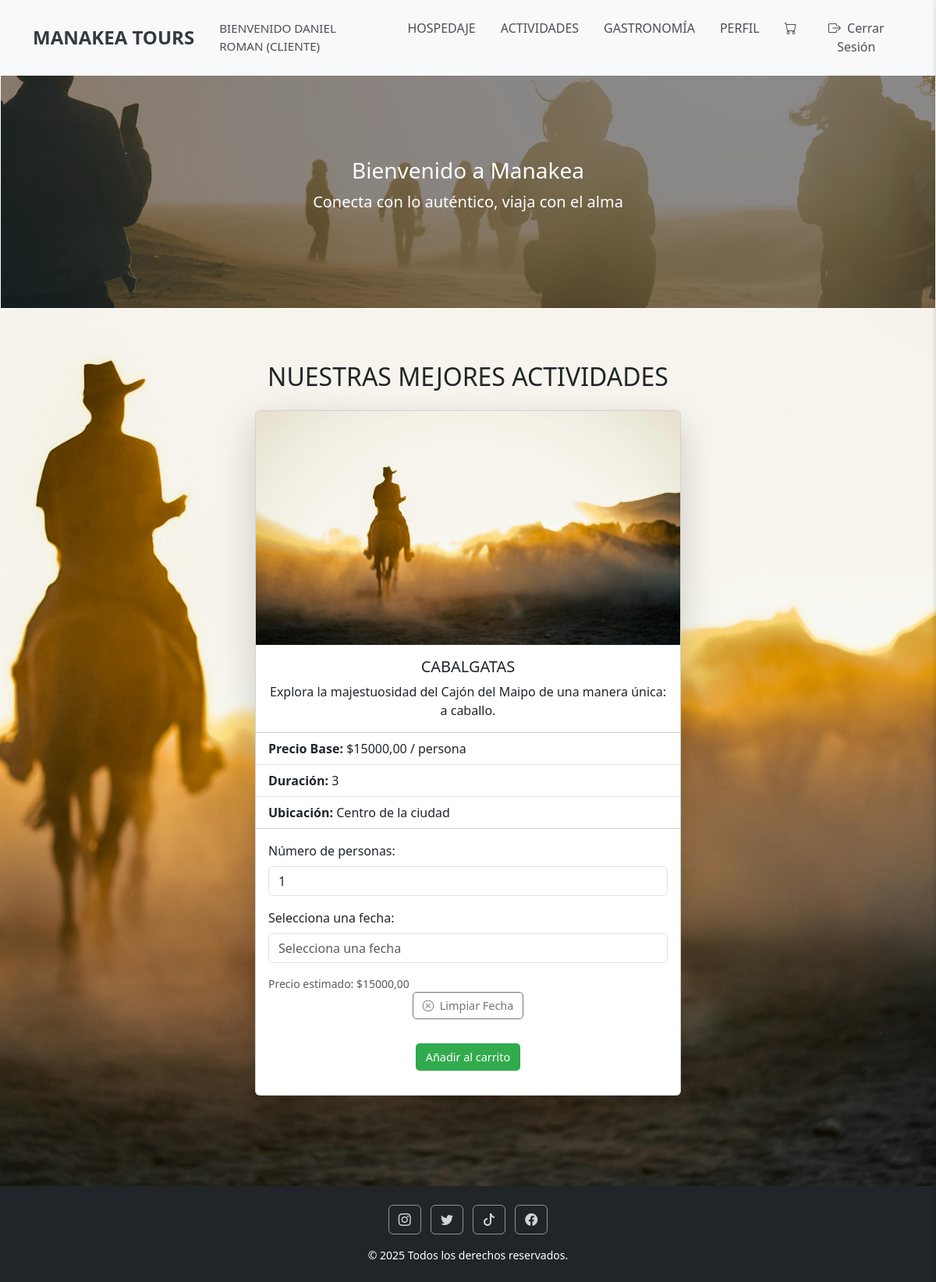
Screenshot of /detalle_actividad/19/ (signed in) with the database file from the repository.
### core/models.py (models this page shows, shortened)
class Usuario(AbstractBaseUser, PermissionsMixin):
    nombre = models.CharField(max_length=100)
    apellido = models.CharField(max_length=100)
    correo = models.EmailField(unique=True)
    telefono = models.CharField(max_length=20, blank=True, null=True) # Campo de teléfono
    tipo_usuario = models.ForeignKey(TipoUsuario, on_delete=models.SET_NULL, null=True, blank=True)
    is_active = models.BooleanField(default=True) # Indica si la cuenta está activa
    is_staff = models.BooleanField(default=False) # Necesario para acceder al admin de Django
    date_joined = models.DateTimeField(auto_now_add=True) # Fecha de creación del usuario
    objects = UsuarioManager() # Asigna tu Manager personalizado
    USERNAME_FIELD = 'correo' # Django usará 'correo' como campo de nombre de usuario para el login
    REQUIRED_FIELDS = ['nombre', 'apellido'] # Campos requeridos al crear un superusuario con createsuperuser
    groups = models.ManyToManyField(
        'auth.Group',
        verbose_name='groups',
        blank=True,
        help_text='The groups this user belongs to. A user will get all permissions granted to each of their groups.',
        related_name="core_usuario_set", # Asegura un related_name único para evitar conflictos
        related_query_name="usuario",
    )
    user_permissions = models.ManyToManyField(
        'auth.Permission',
        verbose_name='user permissions',
        blank=True,
        help_text='Specific permissions for this user.',
        related_name="core_usuario_set", # Asegura un related_name único para evitar conflictos
        related_query_name="usuario",
    )
    class Meta:
        verbose_name = "Usuario"
        verbose_name_plural = "Usuarios"

class TipoUsuario(models.Model):
    tipo_nombre = models.CharField(max_length=50, unique=True)
    class Meta:
        verbose_name = "Tipo de Usuario"
        verbose_name_plural = "Tipos de Usuarios"

class Servicio(models.Model):
    nombre = models.CharField(max_length=200)
    descripcion = models.TextField()
    tipo_servicio = models.ForeignKey('TipoServicio', on_delete=models.CASCADE)
    precio_base = models.DecimalField(max_digits=10, decimal_places=2, default=0.00)
    ubicacion = models.CharField(max_length=255, default='')
    duracion = models.CharField(max_length=100, blank=True, null=True)
    habitacion = models.IntegerField(blank=True, null=True)
    imagen = models.ImageField(upload_to='servicios_imagenes/', blank=True, null=True)
    anfitrion = models.ForeignKey('Usuario', on_delete=models.CASCADE, related_name='servicios_ofrecidos', null=True, blank=True)

### core/views.py (the view)
# urls.py: path('detalle_actividad/<int:servicio_id>/', views.detalle_actividad, name='detalle_actividad'),
def detalle_actividad(request, servicio_id):
    servicio = get_object_or_404(Servicio, pk=servicio_id, tipo_servicio__nombre='actividad')
    context = {
        'servicio': servicio,
    }
    return render(request, 'core/detalle_actividad.html', context)

### core/templates/core/detalle_actividad.html (shortened to what this page needs)
{% load static %}
<!DOCTYPE html>
<html lang="es">
<head>
    <link rel="stylesheet" href="{% static 'css/global.css'%}">
    <link rel="stylesheet" href="{% static 'css/carrito.css'%}">
    <link href="https://cdn.jsdelivr.net/npm/bootstrap@5.3.3/dist/css/bootstrap.min.css" rel="stylesheet">
    <link rel="stylesheet" href="https://cdn.jsdelivr.net/npm/bootstrap-icons@1.10.5/font/bootstrap-icons.css">
    <link rel="stylesheet" href="https://cdn.jsdelivr.net/npm/flatpickr/dist/flatpickr.min.css">
</head>
<body>
<div id="main-content">
    <section class="bg-3">
        <nav class="navbar navbar-expand-lg navbar-light bg-light">
            <div class="container">
                {% if user.is_authenticated %}
                    <a class="navbar-brand fw-bold" href="{% url 'inicioregistrado' %}">MANAKEA TOURS</a>
                {% else %}
                    <a class="navbar-brand fw-bold" href="{% url 'inicio' %}">MANAKEA TOURS</a>
                {% endif %}
                <div class="collapse navbar-collapse justify-content-end" id="navbarNav">
                    <ul class="navbar-nav">
                        {% if user.is_authenticated %}
                            <li class="nav-item d-flex align-items-center">
                                <span class="nav-link welcome-message">
                                    BIENVENIDO {{ user.nombre|upper }} {{ user.apellido|upper }}
                                    {% if user.tipo_usuario %}
                                        <span class="user-role">({{ user.tipo_usuario.tipo_nombre|upper }})</span>
                                    {% endif %}
                                </span>
                            </li>
                            <li class="nav-item">
                                <a class="nav-link {% if request.resolver_match.url_name == 'hospedaje' %}active{% endif %}" href="{% url 'hospedaje' %}">HOSPEDAJE</a>
                            </li>
                            <li class="nav-item">
                                <a class="nav-link {% if request.resolver_match.url_name == 'actividad' %}active{% endif %}" href="{% url 'actividad' %}">ACTIVIDADES</a>
                            </li>
                            <li class="nav-item">
                                <a class="nav-link {% if request.resolver_match.url_name == 'gastronomia' %}active{% endif %}" href="{% url 'gastronomia' %}">GASTRONOMÍA</a>
                            </li>
                            <li class="nav-item">
                                <a class="nav-link" href="{% url 'perfil' %}">PERFIL</a>
                            </li>
                            {% if user.tipo_usuario and user.tipo_usuario.tipo_nombre == 'cliente' %}
                                <li class="nav-item">
                                    <a class="nav-link carrito-trigger" href="#">
                                        <i class="bi bi-cart"></i>
                                    </a>
                                </li>
                            {% endif %}
                            <li class="nav-item">
                                <a class="nav-link btn btn-outline-danger btn-sm ms-2" href="{% url 'logout' %}">
                                    <i class="bi bi-box-arrow-right me-1"></i> Cerrar Sesión
                                </a>
                            </li>
                        {% endif %}
                    </ul>
                </div>
            </div>
        </nav>
        <div id="carouselExampleSlidesOnly" class="carousel slide border border-white" data-bs-ride="carousel" style="height: 300px;">
            <div class="carousel-inner h-100">
                <div class="carousel-item active position-relative h-100">
                    <img src="{% static 'img/cajon-3.jpg' %}" class="d-block w-100 h-100 object-fit-cover" alt="Embalse El Yeso, Cajón del Maipo">
                    <div class="position-absolute top-0 start-0 w-100 h-100 d-flex flex-column justify-content-center align-items-center text-white bg-dark bg-opacity-50">
                        <h1 class="h3">Bienvenido a Manakea</h1>
                        <p class="lead">Conecta con lo auténtico, viaja con el alma</p>
                    </div>
                </div>
            </div>
        </div>
        <div class="container my-5">
            <h2 class="text-center mb-4">NUESTRAS MEJORES ACTIVIDADES</h2>
            <div class="row justify-content-center">
                <div class="col-md-8 col-lg-6">
                    <div class="card h-100 shadow-lg">
                        {% if servicio.imagen %}
                            <img src="{{ servicio.imagen.url }}" class="card-img-top" alt="{{ servicio.nombre }}">
                        {% else %}
                            <img src="{% static 'img/no-image.jpg' %}" class="card-img-top" alt="Sin imagen disponible">
                        {% endif %}
                        <div class="card-body">
                            <h5 class="card-title">{{ servicio.nombre }}</h5>
                            <p class="card-text">{{ servicio.descripcion }}</p>
                        </div>
                        <ul class="list-group list-group-flush">
                            <li class="list-group-item">
                                <strong>Precio Base:</strong> $<span class="service-base-price">{{ servicio.precio_base|floatformat:2 }}</span> / persona
                            </li>
                            {% if servicio.duracion %}
                                <li class="list-group-item"><strong>Duración:</strong> {{ servicio.duracion }}</li>
                            {% endif %}
                            {% if servicio.ubicacion %}
                                <li class="list-group-item"><strong>Ubicación:</strong> {{ servicio.ubicacion }}</li>
                            {% endif %}
                        </ul>
                        <div class="card-body">
                            <form action="#" method="POST" class="add-to-cart-form reservation-form"
                                    data-service-id="{{ servicio.id }}"
                                    data-service-name="{{ servicio.nombre }}"
                                    data-service-type="Actividad"
                                    data-price-base="{{ servicio.precio_base }}">
                                <div class="mb-3">
                                    <label for="cantidad-participantes-{{ servicio.id }}" class="form-label">Número de personas:</label>
                                    <input type="number" class="form-control num-personas-input"
                                            id="cantidad-participantes-{{ servicio.id }}" name="cantidad_participantes" value="1" min="1">
                                </div>
                                <div class="mb-3">
                                    <label for="fecha-actividad-{{ servicio.id }}" class="form-label">Selecciona una fecha:</label>
                                    <input type="text" class="form-control single-date-picker date-input"
                                            id="fecha-actividad-{{ servicio.id }}" name="fecha_actividad" placeholder="Selecciona una fecha" required>
                                </div>
                                <div class="form-text mt-2 text-muted" id="price-display-actividad-{{ servicio.id }}">Precio estimado: ${{ servicio.precio_base|floatformat:2 }}</div>
                                <div class="d-flex justify-content-center mb-3">
                                    <button type="button" class="btn btn-outline-secondary btn-sm clear-flatpickr" data-target-flatpickr="fecha-actividad-{{ servicio.id }}">
                                        <i class="bi bi-x-circle me-1"></i> Limpiar Fecha
                                    </button>
                                </div>
                                <div class="card-hospedaje d-flex justify-content-center">
                                    {% if user.is_authenticated and user.tipo_usuario and user.tipo_usuario.tipo_nombre == 'cliente' %}
                                        <button type="button" class="btn btn-success btn-sm add-to-cart-btn">Añadir al carrito</button>
                                    {% endif %}
                                </div>
                            </form>
                        </div>
                    </div>
                </div>
            </div>
        </div>
        <footer class="bg-dark text-center text-white py-4 mt-5">
            <div class="container">
                <div class="mb-3">
                    <a href="https://www.instagram.com" target="_blank" class="btn btn-outline-light mx-1"><i class="bi bi-instagram"></i></a>
                    <a href="https://www.twitter.com" target="_blank" class="btn btn-outline-light mx-1"><i class="bi bi-twitter"></i></a>
                    <a href="https://www.tiktok.com" target="_blank" class="btn btn-outline-light mx-1"><i class="bi bi-tiktok"></i></a>
                    <a href="https://www.facebook.com" target="_blank" class="btn btn-outline-light mx-1"><i class="bi bi-facebook"></i></a>
                </div>
                <p class="mb-0 small">&copy; 2025 Todos los derechos reservados.</p>
            </div>
        </footer>
    </section>
</div>
</body>
</html>

### core/static/css/global.css (style rules this page uses)
body { min-height: 100vh; display: flex; flex-direction: column; margin: 0; padding: 0; }
.bg-3 { background-image: url(../img/cabalgata.jpg); background-repeat: no-repeat; background-position: center center; background-size: cover; min-height: 100vh; display: flex; flex-direction: column; }
.bg-5 > .container.my-5, .bg > .container, .bg-2 > .container, .bg-3 > .container, .bg-4 > .container, .bg-profile > .container { flex-grow: 1; padding-top: 20px; padding-bottom: 20px; }
.card-img-top { height: 300px; object-fit: cover; }
.card-body { display: flex; flex-direction: column; }
.card-title, .card-text { text-align: center; }
.btn { margin-top: auto; }
.card .btn { border-radius: 0.25rem; transition: all 0.2s ease-in-out; font-weight: 500; }
.card .btn-success { background-color: rgba(40, 167, 69, 0.95) !important; border-color: rgba(40, 167, 69, 0.95) !important; color: white; }
.card .btn-sm { padding: 0.35rem 0.75rem !important; font-size: 0.9rem !important; border-radius: 5px !important; }
.navbar { background-color: rgba(255, 255, 255, 0.85) !important; box-shadow: 0 2px 10px rgba(0,0,0,0.1); padding: 1rem 0 !important; }
.navbar-brand { font-size: 1.5rem !important; color: #343a40 !important; font-weight: 700 !important; }
.navbar-nav .nav-link { color: #495057 !important; font-weight: 500 !important; margin: 0 0.5rem; transition: color 0.3s ease; }
.welcome-message { color: #6c757d !important; font-size: 0.95rem !important; margin-right: 1rem; }
footer { background-color: rgba(33, 37, 41, 0.9) !important; padding: 2rem 0 !important; color: rgba(255, 255, 255, 0.8) !important; }
footer .btn-outline-light { border-color: rgba(255, 255, 255, 0.5) !important; color: rgba(255, 255, 255, 0.8) !important; }
.card-hospedaje { text-align: center; padding-top: 15px; padding-bottom: 15px; }

### core/static/css/carrito.css (style rules this page uses)
.carrito-trigger { cursor: pointer; }
#main-content { transition: margin-right 0.3s ease-in-out; }

### rows the page displays
Usuario: nombre "DANIEL", apellido "ROMAN", tipo_usuario.tipo_nombre "CLIENTE"
Servicio: imagen (picture), nombre "CABALGATAS", descripcion "Explora la majestuosidad del Cajón del Maipo de una manera única: a caballo.", precio_base "15000,00", duracion "3", ubicacion "Centro de la ciudad"
